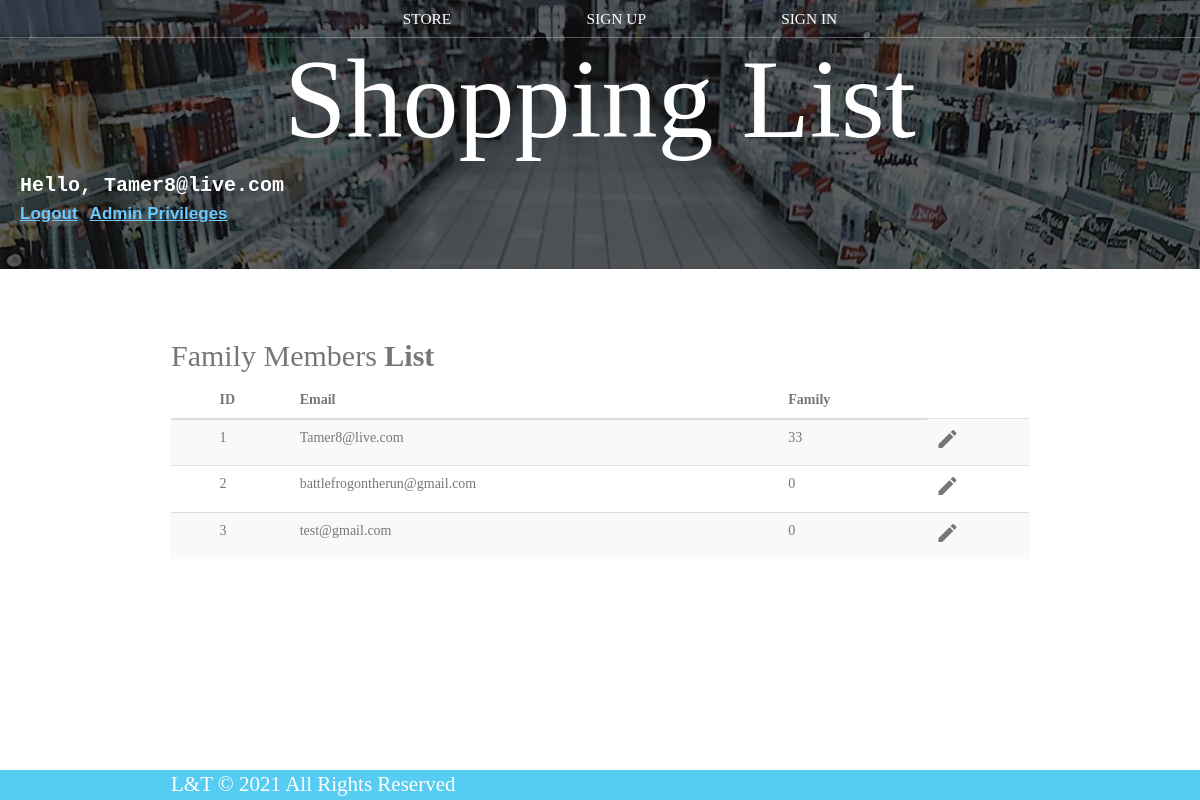
Page /family-members-control.php (signed in) on the earlier database version.
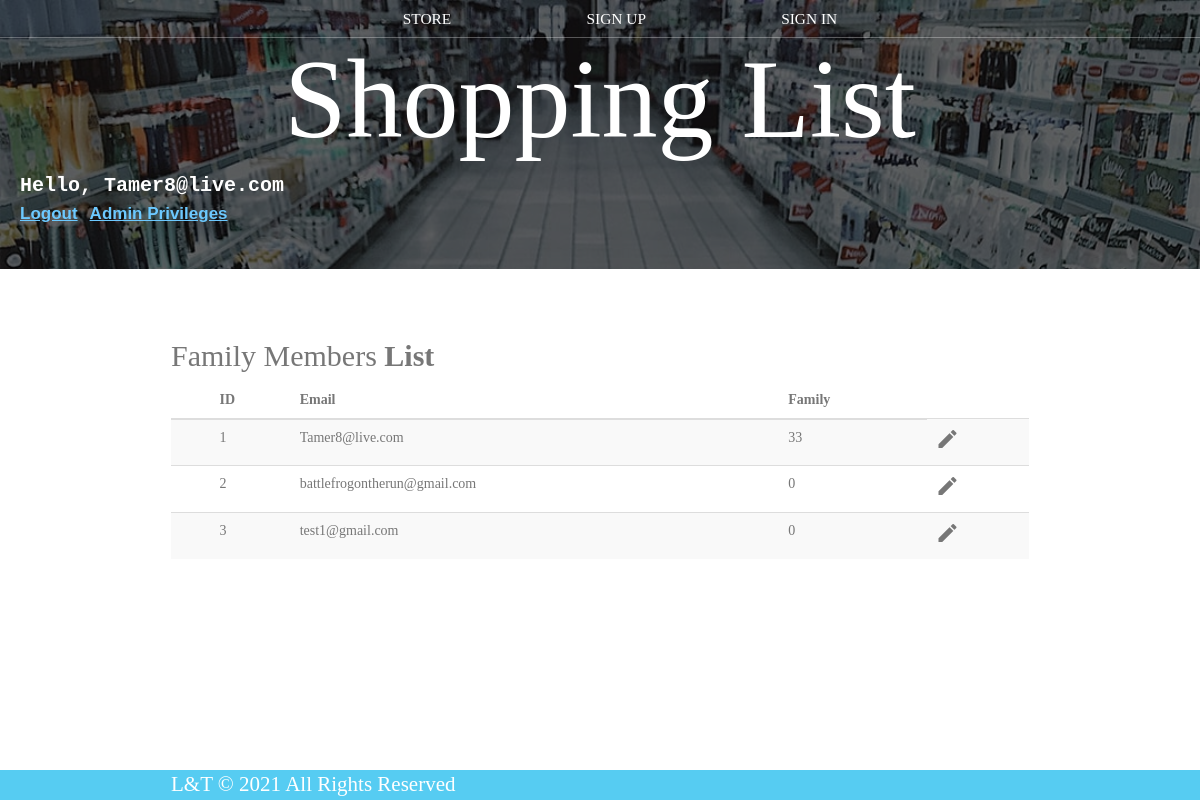
Same page on the later database version.
### tables this page shows
CREATE TABLE `users` (
  `id` int(11) NOT NULL,
  `Nickname` varchar(255) NOT NULL,
  `Email` varchar(320) NOT NULL,
  `Phone` varchar(15) NOT NULL,
  `pass_word` varchar(11) NOT NULL,
  `reset_link_token` varchar(90) NOT NULL,
  `exp_date` timestamp NOT NULL DEFAULT current_timestamp() ON UPDATE current_timestamp(),
  `email_verification_link` varchar(255) NOT NULL,
  `email_verified_at` timestamp NULL DEFAULT NULL,
  `family_list` varchar(11) DEFAULT '0',
  `Admin` int(11) DEFAULT 0
);

### family-members-control.php (the view, shortened to what this page needs)
<?php
include 'dbConnection.php';
?>
<!DOCTYPE html>
<html lang="en">
<head>
	<link rel="stylesheet" href="https://maxcdn.bootstrapcdn.com/font-awesome/4.7.0/css/font-awesome.min.css">
	<link rel="stylesheet" href="https://maxcdn.bootstrapcdn.com/bootstrap/3.3.7/css/bootstrap.min.css">
	<link rel="stylesheet" href="styles.css" />
</head>
<body>
	<header class="main-header">
		<nav class="main-nav nav">
			<ul>
				<li><a href="index.php">STORE</a></li>
				<li><a href="Sign_up.php">SIGN UP</a></li>
				<li><a href="Sign_in.php">SIGN IN</a></li>
			</ul>
		</nav>
		<h1 class="band-name band-name-large">Shopping List</h1>
		<div id="login">
			<?php
			if (isset($_SESSION['Email'])) {
				print "Hello, " . $_SESSION["Email"];
			?>
				<a href="logout.php"><br>Logout</a>
				<?php
				if (isset($_SESSION["Admin"]))
					if ($_SESSION["Admin"] == 1) {
				?>
					<a href="family-members-control.php">Admin Privileges</a>
				<?php
					} else {
				?>
					<a href="family_request_forum.php">Family Member Request</a>
				<?php
					}
				?>
			<?php
			}
			?>
	</header><br><br>
	<div class="container">
		<div class="table-wrapper">
			<div class="table-title">
				<div class="row">
					<div class="col-sm-6">
						<h2>Family Members<b> List</b></h2>
					</div>
					<div class="col-sm-6">
					</div>
				</div>
			</div>
			<table class="table table-striped table-hover">
				<thead>
					<tr>
						<th>
						</th>
						<th>ID</th>
						<th>Email</th>
						<th>Family</th>
					</tr>
				</thead>
				<tbody>
					<?php
					$result = mysqli_query($conn, "SELECT * FROM users");
					$i = 1;
					while ($row = mysqli_fetch_array($result)) {
					?>
						<tr id="<?php echo $row["id"]; ?>">
							<td>
							</td>
							<td><?php echo $i; ?></td>
							<td><?php echo $row["Email"]; ?></td>
							<td><?php echo $row["family_list"]; ?></td>
							<td>
								<a href="#editEmployeeModal" class="edit" data-toggle="modal">
									<i class="material-icons update" data-toggle="tooltip" data-id="<?php echo $row["id"]; ?>" data-email="<?php echo $row["Email"]; ?>" data-family="<?php echo $row["family_list"]; ?>" title="Edit"></i>
								</a>
							</td>
						</tr>
					<?php
						$i++;
					}
					?>
				</tbody>
			</table>
		</div>
	</div>
	<footer class="main-footer">
		<div class="container main-footer-container">
			<h4 class="band-name">L&T © 2021 All Rights Reserved</h4>
		</div>
	</footer>
</body>
</html>

Differences in the rows shown:
removed users: Email "test@gmail.com", family_list "0"
added users: Email "test1@gmail.com", family_list "0"
